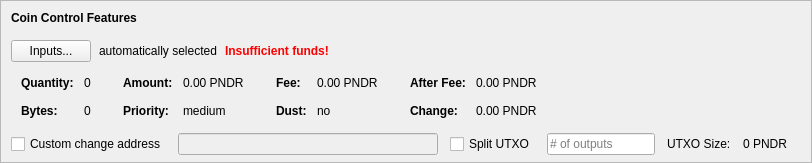
    <widget class="QFrame" name="frameCoinControl">
     <property name="sizePolicy">
      <sizepolicy hsizetype="Expanding" vsizetype="Expanding">
       <horstretch>0</horstretch>
       <verstretch>0</verstretch>
      </sizepolicy>
     </property>
     <property name="maximumSize">
      <size>
       <width>16777215</width>
       <height>16777215</height>
      </size>
     </property>
     <property name="frameShape">
      <enum>QFrame::StyledPanel</enum>
     </property>
     <property name="frameShadow">
      <enum>QFrame::Sunken</enum>
     </property>
     <layout class="QVBoxLayout" name="verticalLayoutCoinControl2">
      <property name="spacing">
       <number>0</number>
      </property>
      <property name="leftMargin">
       <number>0</number>
      </property>
      <property name="topMargin">
       <number>0</number>
      </property>
      <property name="rightMargin">
       <number>0</number>
      </property>
      <property name="bottomMargin">
       <number>6</number>
      </property>
      <item>
       <layout class="QVBoxLayout" name="verticalLayoutCoinControl" stretch="0,0,0,0,1">
        <property name="spacing">
         <number>0</number>
        </property>
        <property name="leftMargin">
         <number>10</number>
        </property>
        <property name="topMargin">
         <number>10</number>
        </property>
        <item>
         <layout class="QHBoxLayout" name="horizontalLayoutCoinControl1">
          <property name="bottomMargin">
           <number>15</number>
          </property>
          <item>
           <widget class="QLabel" name="labelCoinControlFeatures">
            <property name="sizePolicy">
             <sizepolicy hsizetype="Preferred" vsizetype="Maximum">
              <horstretch>0</horstretch>
              <verstretch>0</verstretch>
             </sizepolicy>
            </property>
            <property name="font">
             <font>
              <weight>75</weight>
              <bold>true</bold>
             </font>
            </property>
            <property name="styleSheet">
             <string notr="true">font-weight:bold;</string>
            </property>
            <property name="text">
             <string>Coin Control Features</string>
            </property>
           </widget>
          </item>
         </layout>
        </item>
        <item>
         <layout class="QHBoxLayout" name="horizontalLayoutCoinControl2" stretch="0,0,0,0">
          <property name="spacing">
           <number>8</number>
          </property>
          <property name="bottomMargin">
           <number>10</number>
          </property>
          <item>
           <widget class="QPushButton" name="pushButtonCoinControl">
            <property name="styleSheet">
             <string notr="true"/>
            </property>
            <property name="text">
             <string>Inputs...</string>
            </property>
            <property name="autoDefault">
             <bool>false</bool>
            </property>
           </widget>
          </item>
          <item>
           <widget class="QLabel" name="labelCoinControlAutomaticallySelected">
            <property name="text">
             <string>automatically selected</string>
            </property>
            <property name="margin">
             <number>5</number>
            </property>
           </widget>
          </item>
          <item>
           <widget class="QLabel" name="labelCoinControlInsuffFunds">
            <property name="font">
             <font>
              <weight>75</weight>
              <bold>true</bold>
             </font>
            </property>
            <property name="styleSheet">
             <string notr="true">color:red;font-weight:bold;</string>
            </property>
            <property name="text">
             <string>Insufficient funds!</string>
            </property>
            <property name="margin">
             <number>5</number>
            </property>
           </widget>
          </item>
          <item>
           <spacer name="horizontalSpacerCoinControl">
            <property name="orientation">
             <enum>Qt::Horizontal</enum>
            </property>
            <property name="sizeHint" stdset="0">
             <size>
              <width>40</width>
              <height>1</height>
             </size>
            </property>
           </spacer>
          </item>
         </layout>
        </item>
        <item>
         <widget class="QWidget" name="widgetCoinControl" native="true">
          <property name="sizePolicy">
           <sizepolicy hsizetype="Preferred" vsizetype="Preferred">
            <horstretch>0</horstretch>
            <verstretch>0</verstretch>
           </sizepolicy>
          </property>
          <property name="minimumSize">
           <size>
            <width>0</width>
            <height>0</height>
           </size>
          </property>
          <property name="styleSheet">
           <string notr="true"/>
          </property>
          <layout class="QHBoxLayout" name="horizontalLayoutCoinControl5">
           <property name="leftMargin">
            <number>0</number>
           </property>
           <property name="topMargin">
            <number>0</number>
           </property>
           <property name="rightMargin">
            <number>0</number>
           </property>
           <property name="bottomMargin">
            <number>0</number>
           </property>
           <item>
            <layout class="QHBoxLayout" name="horizontalLayoutCoinControl3" stretch="0,0,0,1">
             <property name="spacing">
              <number>20</number>
             </property>
             <property name="topMargin">
              <number>0</number>
             </property>
             <property name="bottomMargin">
              <number>10</number>
             </property>
             <item>
              <layout class="QFormLayout" name="formLayoutCoinControl1">
               <property name="horizontalSpacing">
                <number>10</number>
               </property>
               <property name="verticalSpacing">
                <number>14</number>
               </property>
               <property name="leftMargin">
                <number>10</number>
               </property>
               <property name="topMargin">
                <number>4</number>
               </property>
               <property name="rightMargin">
                <number>6</number>
               </property>
               <item row="0" column="0">
                <widget class="QLabel" name="labelCoinControlQuantityText">
                 <property name="font">
                  <font>
                   <weight>75</weight>
                   <bold>true</bold>
                  </font>
                 </property>
                 <property name="text">
                  <string>Quantity:</string>
                 </property>
                 <property name="margin">
                  <number>0</number>
                 </property>
                </widget>
               </item>
               <item row="0" column="1">
                <widget class="QLabel" name="labelCoinControlQuantity">
                 <property name="cursor">
                  <cursorShape>IBeamCursor</cursorShape>
                 </property>
                 <property name="contextMenuPolicy">
                  <enum>Qt::ActionsContextMenu</enum>
                 </property>
                 <property name="text">
                  <string notr="true">0</string>
                 </property>
                 <property name="margin">
                  <number>0</number>
                 </property>
                 <property name="textInteractionFlags">
                  <set>Qt::LinksAccessibleByMouse|Qt::TextSelectableByKeyboard|Qt::TextSelectableByMouse</set>
                 </property>
                </widget>
               </item>
               <item row="1" column="0">
                <widget class="QLabel" name="labelCoinControlBytesText">
                 <property name="font">
                  <font>
                   <weight>75</weight>
                   <bold>true</bold>
                  </font>
                 </property>
                 <property name="text">
                  <string>Bytes:</string>
                 </property>
                </widget>
               </item>
               <item row="1" column="1">
                <widget class="QLabel" name="labelCoinControlBytes">
                 <property name="cursor">
                  <cursorShape>IBeamCursor</cursorShape>
                 </property>
                 <property name="contextMenuPolicy">
                  <enum>Qt::ActionsContextMenu</enum>
                 </property>
                 <property name="text">
                  <string notr="true">0</string>
                 </property>
                 <property name="textInteractionFlags">
                  <set>Qt::LinksAccessibleByMouse|Qt::TextSelectableByKeyboard|Qt::TextSelectableByMouse</set>
                 </property>
                </widget>
               </item>
              </layout>
             </item>
             <item>
              <layout class="QFormLayout" name="formLayoutCoinControl2">
               <property name="horizontalSpacing">
                <number>10</number>
               </property>
               <property name="verticalSpacing">
                <number>14</number>
               </property>
               <property name="leftMargin">
                <number>6</number>
               </property>
               <property name="topMargin">
                <number>4</number>
               </property>
               <property name="rightMargin">
                <number>6</number>
               </property>
               <item row="0" column="0">
                <widget class="QLabel" name="labelCoinControlAmountText">
                 <property name="font">
                  <font>
                   <weight>75</weight>
                   <bold>true</bold>
                  </font>
                 </property>
                 <property name="text">
                  <string>Amount:</string>
                 </property>
                 <property name="margin">
                  <number>0</number>
                 </property>
                </widget>
               </item>
               <item row="0" column="1">
                <widget class="QLabel" name="labelCoinControlAmount">
                 <property name="cursor">
                  <cursorShape>IBeamCursor</cursorShape>
                 </property>
                 <property name="contextMenuPolicy">
                  <enum>Qt::ActionsContextMenu</enum>
                 </property>
                 <property name="text">
                  <string notr="true">0.00 PNDR</string>
                 </property>
                 <property name="textInteractionFlags">
                  <set>Qt::LinksAccessibleByMouse|Qt::TextSelectableByKeyboard|Qt::TextSelectableByMouse</set>
                 </property>
                </widget>
               </item>
               <item row="1" column="0">
                <widget class="QLabel" name="labelCoinControlPriorityText">
                 <property name="font">
                  <font>
                   <weight>75</weight>
                   <bold>true</bold>
                  </font>
                 </property>
                 <property name="text">
                  <string>Priority:</string>
                 </property>
                </widget>
               </item>
               <item row="1" column="1">
                <widget class="QLabel" name="labelCoinControlPriority">
                 <property name="cursor">
                  <cursorShape>IBeamCursor</cursorShape>
                 </property>
                 <property name="contextMenuPolicy">
                  <enum>Qt::ActionsContextMenu</enum>
                 </property>
                 <property name="text">
                  <string>medium</string>
                 </property>
                 <property name="textInteractionFlags">
                  <set>Qt::LinksAccessibleByMouse|Qt::TextSelectableByKeyboard|Qt::TextSelectableByMouse</set>
                 </property>
                </widget>
               </item>
              </layout>
             </item>
             <item>
              <layout class="QFormLayout" name="formLayoutCoinControl3">
               <property name="horizontalSpacing">
                <number>10</number>
               </property>
               <property name="verticalSpacing">
                <number>14</number>
               </property>
               <property name="leftMargin">
                <number>6</number>
               </property>
               <property name="topMargin">
                <number>4</number>
               </property>
               <property name="rightMargin">
                <number>6</number>
               </property>
               <item row="0" column="0">
                <widget class="QLabel" name="labelCoinControlFeeText">
                 <property name="font">
                  <font>
                   <weight>75</weight>
                   <bold>true</bold>
                  </font>
                 </property>
                 <property name="text">
                  <string>Fee:</string>
                 </property>
                 <property name="margin">
                  <number>0</number>
                 </property>
                </widget>
               </item>
               <item row="0" column="1">
                <widget class="QLabel" name="labelCoinControlFee">
                 <property name="cursor">
                  <cursorShape>IBeamCursor</cursorShape>
                 </property>
                 <property name="contextMenuPolicy">
                  <enum>Qt::ActionsContextMenu</enum>
                 </property>
                 <property name="text">
                  <string notr="true">0.00 PNDR</string>
                 </property>
                 <property name="textInteractionFlags">
                  <set>Qt::LinksAccessibleByMouse|Qt::TextSelectableByKeyboard|Qt::TextSelectableByMouse</set>
                 </property>
                </widget>
               </item>
               <item row="1" column="0">
                <widget class="QLabel" name="labelCoinControlLowOutputText">
                 <property name="font">
                  <font>
                   <weight>75</weight>
                   <bold>true</bold>
                  </font>
                 </property>
                 <property name="text">
                  <string>Dust:</string>
                 </property>
                </widget>
               </item>
               <item row="1" column="1">
                <widget class="QLabel" name="labelCoinControlLowOutput">
                 <property name="cursor">
                  <cursorShape>IBeamCursor</cursorShape>
                 </property>
                 <property name="contextMenuPolicy">
                  <enum>Qt::ActionsContextMenu</enum>
                 </property>
                 <property name="text">
                  <string>no</string>
                 </property>
                 <property name="textInteractionFlags">
                  <set>Qt::LinksAccessibleByMouse|Qt::TextSelectableByKeyboard|Qt::TextSelectableByMouse</set>
                 </property>
                </widget>
               </item>
              </layout>
             </item>
             <item>
              <layout class="QFormLayout" name="formLayoutCoinControl4">
               <property name="horizontalSpacing">
                <number>10</number>
               </property>
               <property name="verticalSpacing">
                <number>14</number>
               </property>
               <property name="leftMargin">
                <number>6</number>
               </property>
               <property name="topMargin">
                <number>4</number>
               </property>
               <property name="rightMargin">
                <number>6</number>
               </property>
               <item row="0" column="0">
                <widget class="QLabel" name="labelCoinControlAfterFeeText">
                 <property name="font">
                  <font>
                   <weight>75</weight>
                   <bold>true</bold>
                  </font>
                 </property>
                 <property name="text">
                  <string>After Fee:</string>
                 </property>
                 <property name="margin">
                  <number>0</number>
                 </property>
                </widget>
               </item>
               <item row="0" column="1">
                <widget class="QLabel" name="labelCoinControlAfterFee">
                 <property name="cursor">
                  <cursorShape>IBeamCursor</cursorShape>
                 </property>
                 <property name="contextMenuPolicy">
                  <enum>Qt::ActionsContextMenu</enum>
                 </property>
                 <property name="text">
                  <string notr="true">0.00 PNDR</string>
                 </property>
                 <property name="textInteractionFlags">
                  <set>Qt::LinksAccessibleByMouse|Qt::TextSelectableByKeyboard|Qt::TextSelectableByMouse</set>
                 </property>
                </widget>
               </item>
               <item row="1" column="0">
                <widget class="QLabel" name="labelCoinControlChangeText">
                 <property name="font">
                  <font>
                   <weight>75</weight>
                   <bold>true</bold>
                  </font>
                 </property>
                 <property name="text">
                  <string>Change:</string>
                 </property>
                </widget>
               </item>
               <item row="1" column="1">
                <widget class="QLabel" name="labelCoinControlChange">
                 <property name="cursor">
                  <cursorShape>IBeamCursor</cursorShape>
                 </property>
                 <property name="contextMenuPolicy">
                  <enum>Qt::ActionsContextMenu</enum>
                 </property>
                 <property name="text">
                  <string notr="true">0.00 PNDR</string>
                 </property>
                 <property name="textInteractionFlags">
                  <set>Qt::LinksAccessibleByMouse|Qt::TextSelectableByKeyboard|Qt::TextSelectableByMouse</set>
                 </property>
                </widget>
               </item>
              </layout>
             </item>
            </layout>
           </item>
          </layout>
         </widget>
        </item>
        <item>
         <layout class="QHBoxLayout" name="horizontalLayoutCoinControl4" stretch="0,0,0,0,0,0,0">
          <property name="spacing">
           <number>12</number>
          </property>
          <property name="sizeConstraint">
           <enum>QLayout::SetDefaultConstraint</enum>
          </property>
          <property name="topMargin">
           <number>5</number>
          </property>
          <property name="rightMargin">
           <number>5</number>
          </property>
          <item>
           <widget class="QCheckBox" name="checkBoxCoinControlChange">
            <property name="toolTip">
             <string>If this is activated, but the change address is empty or invalid, change will be sent to a newly generated address.</string>
            </property>
            <property name="text">
             <string>Custom change address</string>
            </property>
           </widget>
          </item>
          <item>
           <widget class="QValidatedLineEdit" name="lineEditCoinControlChange">
            <property name="enabled">
             <bool>false</bool>
            </property>
            <property name="sizePolicy">
             <sizepolicy hsizetype="Expanding" vsizetype="Fixed">
              <horstretch>0</horstretch>
              <verstretch>0</verstretch>
             </sizepolicy>
            </property>
           </widget>
          </item>
          <item>
           <widget class="QCheckBox" name="splitBlockCheckBox">
            <property name="text">
             <string>Split UTXO</string>
            </property>
           </widget>
          </item>
          <item>
           <widget class="QLineEdit" name="splitBlockLineEdit">
            <property name="sizePolicy">
             <sizepolicy hsizetype="Fixed" vsizetype="Fixed">
              <horstretch>50</horstretch>
              <verstretch>0</verstretch>
             </sizepolicy>
            </property>
            <property name="placeholderText">
             <string># of outputs</string>
            </property>
           </widget>
          </item>
          <item>
           <widget class="QLabel" name="labelBlockSizeText">
            <property name="text">
             <string>UTXO Size:</string>
            </property>
           </widget>
          </item>
          <item>
           <widget class="QLabel" name="labelBlockSize">
            <property name="text">
             <string>0 PNDR</string>
            </property>
           </widget>
          </item>
          <item>
           <widget class="QLabel" name="labelCoinControlChangeLabel">
            <property name="sizePolicy">
             <sizepolicy hsizetype="Preferred" vsizetype="Expanding">
              <horstretch>0</horstretch>
              <verstretch>0</verstretch>
             </sizepolicy>
            </property>
            <property name="minimumSize">
             <size>
              <width>0</width>
              <height>0</height>
             </size>
            </property>
            <property name="text">
             <string/>
            </property>
            <property name="margin">
             <number>3</number>
            </property>
           </widget>
          </item>
         </layout>
        </item>
        <item>
         <spacer name="verticalSpacerCoinControl">
          <property name="orientation">
           <enum>Qt::Vertical</enum>
          </property>
          <property name="sizeHint" stdset="0">
           <size>
            <width>800</width>
            <height>1</height>
           </size>
          </property>
         </spacer>
        </item>
       </layout>
      </item>
     </layout>
    </widget>
